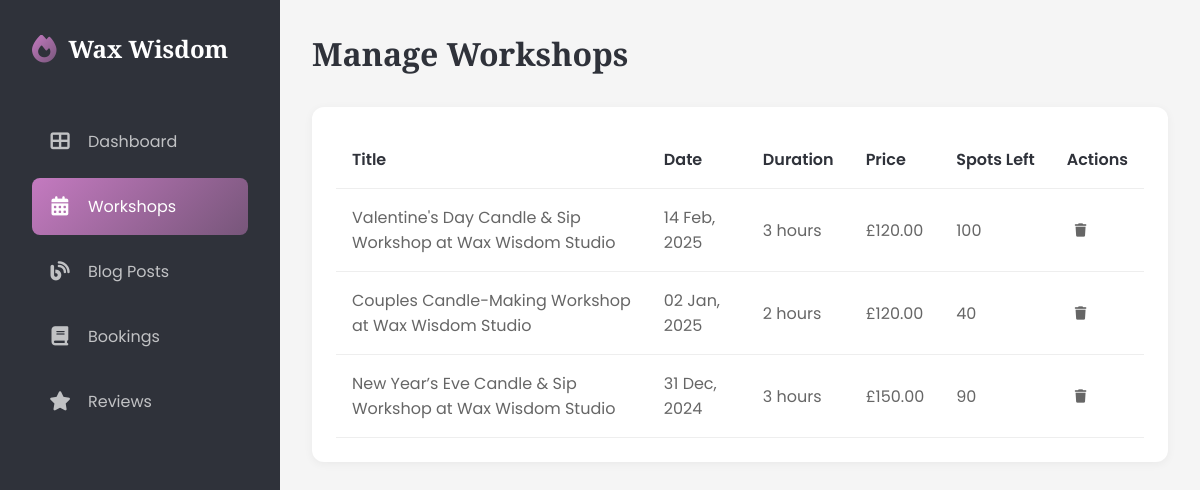
Page /dashboard/workshops/ (signed in) on the committed database.
### candle/models.py (models this page shows, shortened)
class Config(models.Model):
    site_name = models.CharField(max_length=255)
    site_title = models.CharField(max_length=255)
    site_description = models.TextField()
    about_us = HTMLField(blank=True, null=True)
    facebook_url = models.URLField(blank=True, null=True)
    instagram_url = models.URLField(blank=True, null=True)
    pinterest_url = models.URLField(blank=True, null=True)
    created_at = models.DateTimeField(auto_now_add=True)
    updated_at = models.DateTimeField(auto_now=True)
    class Meta:
        verbose_name = 'Site Configuration'
        verbose_name_plural = 'Site Configuration'
    def as_dict(self):
        return {
            'site_name': self.site_name or '',
            'site_title': self.site_title or '',
            "about_us": self.about_us or '',
            'site_description': self.site_description or '',
            'facebook_url': self.facebook_url or '',
            'instagram_url': self.instagram_url or '',
            "pinterest_url": self.pinterest_url or ""
        }

class CandleWorkshop(models.Model):
    title = models.CharField(max_length=255)
    description = models.TextField()
    duration = models.FloatField(
        help_text='Duration of the workshop in hours (e.g., 1.5 for 1.5 hours)'
    )
    thumbnail = models.ImageField(
        upload_to='workshop_thumbnails/',
        null=True,
        blank=True,
        help_text='Featured image for the workshop',
        storage=RawMediaCloudinaryStorage()
    )
    date = models.DateField()
    time = models.TimeField()
    price = models.DecimalField(max_digits=10, decimal_places=2)
    capacity = models.IntegerField()
    def get_remaining_seats(self):
        total_booked_seats = Booking.objects.filter(
            workshop=self,
            status__in=['confirmed', 'pending']
        ).aggregate(
            total=models.Sum('number_of_seats')
        )['total'] or 0
        return self.capacity - total_booked_seats
    @property
    def formatted_duration(self):
        return int(self.duration) if self.duration.is_integer() else self.duration
    class Meta:
        ordering = ("-date",)

### candle/views.py (the view)
# urls.py: path("workshops/",DashboardWorkshopView.as_view(),name="dashboard_workshops"),
class DashboardWorkshopView(LoginRequiredMixin,ListView):
    model = CandleWorkshop
    template_name = "candle/dashboard/workshops.html"
    context_object_name = 'workshops'
    paginate_by = 10
    def get_queryset(self):
        user = self.request.user
        if user.is_superuser:
            return CandleWorkshop.objects.all().order_by('-date', '-time')
        return CandleWorkshop.objects.filter(instructor=user).order_by('-date', '-time')
    def get_context_data(self, **kwargs):
        context = super().get_context_data(**kwargs)
        context["active_menu"] = "workshops"
        return context

### candle/context_processors.py (called while the page is built)
def company_info(request):
    config = {
        "latest_blogs":Blogpost.objects.all()[:6],
        "latest_workshops":CandleWorkshop.objects.all()[:6]
    }
    try:
        config.update(Config.objects.first().as_dict())
    except Exception as e:
        pass
    return config

### candle/templates/candle/dashboard/workshops.html (shortened to what this page needs)
{% extends 'candle/dashboard/base.html' %}
{% block content %}
<main class="main-content">
    <div class="page-header">
        <h1 class="page-title">Manage Workshops</h1>
    </div>
    <div class="table-container">
        <table>
            <thead>
                <tr>
                    <th>Title</th>
                    <th>Date</th>
                    <th>Duration</th>
                    <th>Price</th>
                    <th>Spots Left</th>
                    <th>Actions</th>
                </tr>
            </thead>
            <tbody id="workshopsTable">
                {% for workshop in workshops %}
                    <tr>
                            <td>{{workshop.title}}</td>
                            <td>{{workshop.date|date:"d M, Y"}}</td>
                            <td>{{workshop.formatted_duration}} hours</td>
                            <td>£{{workshop.price}}</td>
                            <td>{{workshop.get_remaining_seats}}</td>
                            <td class="action-buttons">
                                <form method="post" action="{% url 'candle:delete_workshops' workshop.id %}" class="delete-form">
                                    <button type="submit" class="action-btn">
                                        <i class="fas fa-trash"></i>
                                    </button>
                                </form>
                            </td>
                    </tr>
                {% endfor %}
            </tbody>
        </table>
    </div>
</main>
{% endblock content %}

### candle/templates/candle/dashboard/fragments/sidebar.html (shortened to what this page needs)
<aside class="sidebar">
    <div class="logo">
        <i class="fas fa-fire"></i>
        <span>{{site_name}}</span>
    </div>
    <ul class="nav-menu">
        <li class="nav-item">
            <a href="{% url 'candle:dashboard' %}" class="nav-link {% if active_menu == 'dashboard'%} active {% endif %}">
                <i class="fas fa-th-large"></i>
                <span>Dashboard</span>
            </a>
        </li>
        {% if user.is_superuser %}
        <li class="nav-item">
            <a href="{% url 'candle:dashboard_workshops' %}" class="nav-link {% if active_menu == 'workshops'%} active {% endif %}">
                <i class="fas fa-calendar-alt"></i>
                <span>Workshops</span>
            </a>
        </li>
        <li class="nav-item">
            <a href="{% url 'candle:dashboard_blogs' %}" class="nav-link {% if active_menu == 'blogs'%} active {% endif %}">
                <i class="fas fa-blog"></i>
                <span>{% if not user.is_superuser %}My {% endif %}Blog Posts</span>
            </a>
        </li>
        {% endif %}
        <li class="nav-item">
            <a href="{% url 'candle:dashboard_bookings' %}" class="nav-link {% if active_menu == 'bookings'%} active {% endif %}">
                <i class="fas fa-book"></i>
                <span>{% if not user.is_superuser %}My {% endif %}Bookings</span>
            </a>
        </li>
        <li class="nav-item">
            <a href="{% url 'candle:dashboard_reviews' %}" class="nav-link {% if active_menu == 'reviews'%} active {% endif %}">
                <i class="fas fa-star"></i>
                <span>{% if not user.is_superuser %}My {% endif %}Reviews</span>
            </a>
        </li>
    </ul>
</aside>

### candle/static/candle/dashboard/main.css (style rules this page uses)
:root { --color-dark: #2F323A; --color-purple: #77567A; --color-magenta: #C47AC0; --color-pink: #E39EC1; --color-light: #DEBAC0; --gradient-primary: linear-gradient(135deg, var(--color-magenta), var(--color-purple)); --gradient-hover: linear-gradient(135deg, var(--color-purple), var(--color-magenta)); }
* { margin: 0; padding: 0; box-sizing: border-box; }
body { font-family: 'Poppins', sans-serif; background-color: #f5f5f5; display: flex; min-height: 100vh; overflow-x: hidden; }
.sidebar { width: 280px; background: var(--color-dark); min-height: 100vh; padding: 2rem; position: fixed; left: 0; top: 0; transition: all 0.3s ease; z-index: 1000; }
.logo { color: white; font-size: 1.5rem; font-weight: bold; font-family: 'Playfair Display', serif; display: flex; align-items: center; gap: 0.75rem; margin-bottom: 3rem; white-space: nowrap; padding-right: 1rem; }
.logo i { background: var(--gradient-primary); -webkit-background-clip: text; -webkit-text-fill-color: transparent; font-size: 1.75rem; flex-shrink: 0; }
.nav-menu { list-style: none; }
.nav-item { margin-bottom: 0.5rem; position: relative; }
.nav-link { color: rgba(255, 255, 255, 0.7); text-decoration: none; display: flex; align-items: center; padding: 1rem; border-radius: 8px; transition: all 0.3s ease; white-space: nowrap; }
.nav-link i { margin-right: 1rem; font-size: 1.2rem; min-width: 24px; text-align: center; }
.nav-link.active, .nav-link:hover { background: var(--gradient-primary); color: white; }
.main-content { flex: 1; margin-left: 280px; padding: 2rem; transition: all 0.3s ease; width: calc(100% - 280px); }
.page-header { display: flex; justify-content: space-between; align-items: center; margin-bottom: 2rem; flex-wrap: wrap; gap: 1rem; }
.page-title { font-family: 'Playfair Display', serif; color: var(--color-dark); font-size: clamp(1.5rem, 4vw, 2rem); }
.table-container { background: white; border-radius: 12px; padding: 1.5rem; box-shadow: 0 2px 10px rgba(0, 0, 0, 0.05); margin-bottom: 2rem; overflow-x: auto; }
table { width: 100%; border-collapse: collapse; min-width: 600px; }
th, td { padding: 1rem; text-align: left; border-bottom: 1px solid #eee; }
th { font-weight: 600; color: var(--color-dark); white-space: nowrap; }
td { color: #666; }
.action-btn { padding: 0.5rem; border: none; background: none; color: #666; cursor: pointer; transition: all 0.3s ease; }
.delete-form { display: inline; }

### rows in the picture
Config: site_name "Wax Wisdom"
CandleWorkshop: title "Valentine's Day Candle & Sip Workshop at Wax Wisdom Studio", date "14 Feb, 2025", formatted_duration "3", price "120.00", get_remaining_seats "100"
CandleWorkshop: title "Couples Candle-Making Workshop at Wax Wisdom Studio", date "02 Jan, 2025", formatted_duration "2", price "120.00", get_remaining_seats "40"
CandleWorkshop: title "New Year’s Eve Candle & Sip Workshop at Wax Wisdom Studio", date "31 Dec, 2024", formatted_duration "3", price "150.00", get_remaining_seats "90"
